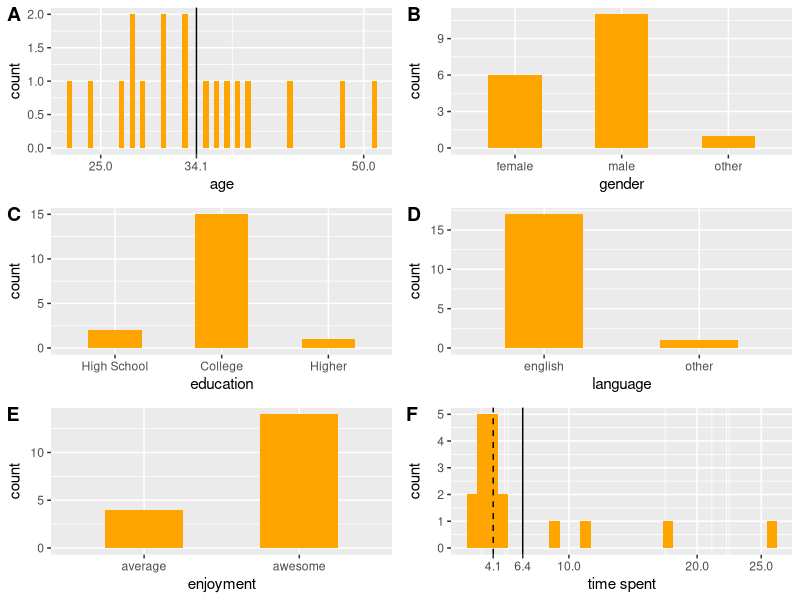
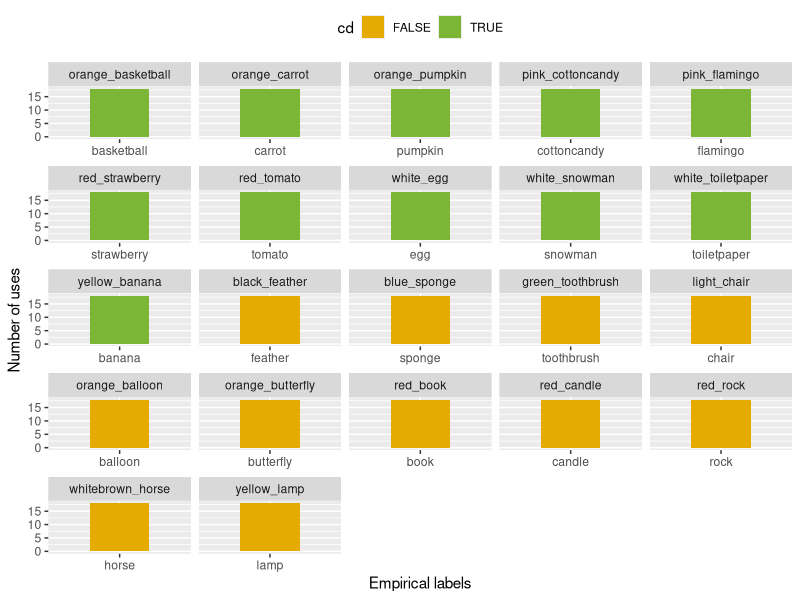
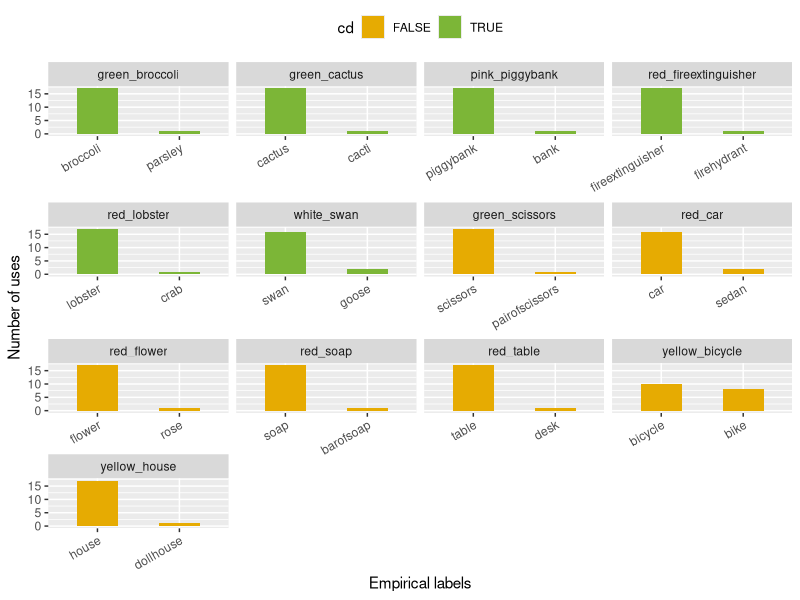
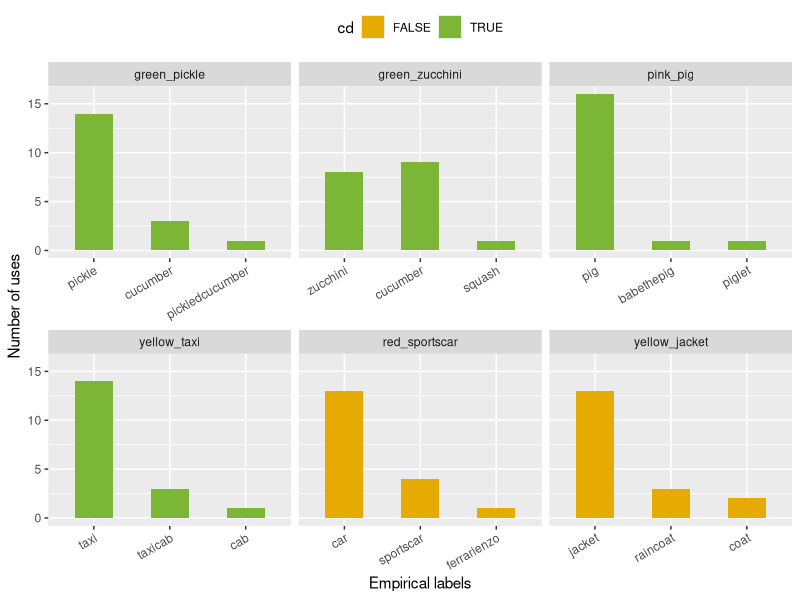
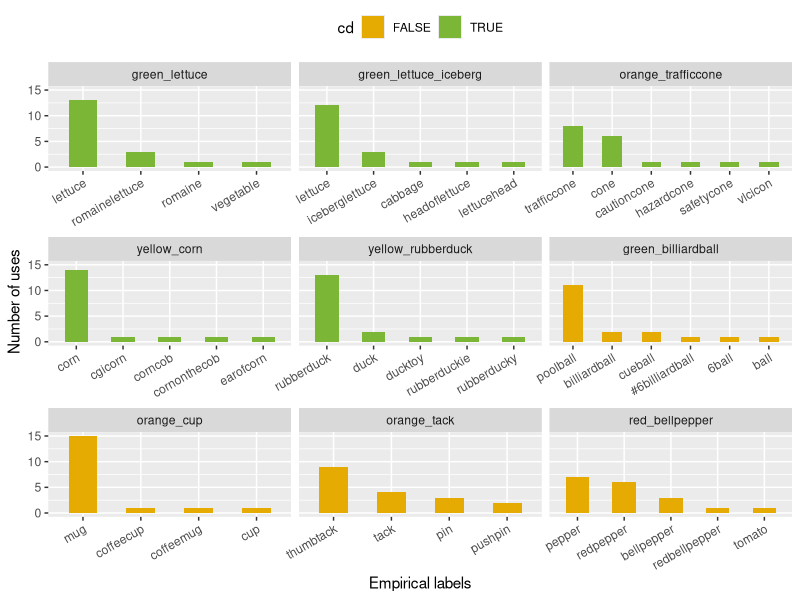
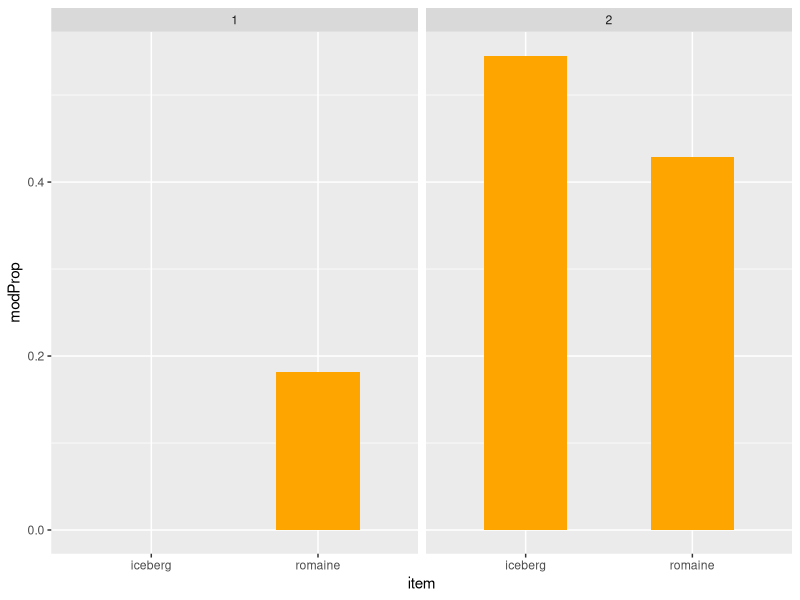

Here is the R script that generated these plots, in order:
## ---- chunk 1
knitr::opts_chunk$set(echo = TRUE)
## ---- chunk 2
library(cowplot)
library(plyr)
library(tidyverse)
library(here)

df_import = read_csv(here("data","01_norming","02_main","02_ObjectNaming-norming","data.csv")) %>% 
  # exclude test
  # weird filter property that it will exclude NAs
  filter(is.na(comments) | comments != "TEST")
## ---- chunk 3

df_clean = df_import %>% 
  # exclude multiple submissions
  arrange(startTime) %>% 
  distinct(anon_worker_id,trial_number, .keep_all = TRUE) %>% 
  # exclude participants who didn't do the hit correctly or were confused (self reportedly)
  filter(HitCorrect==1)

# number of participants before exclusion (20)
length(unique(df_import$anon_worker_id))
# number of participants after exclusion (18)
length(unique(df_clean$anon_worker_id))


df = df_clean %>%
  select(item,refexp,trial_number,anon_worker_id) %>% 
  mutate_at(vars(refexp),funs(str_to_lower(.)))
## ---- chunk 4
# other info
engl_spellings = c("english", "englis", "eng")

df_subj = df_clean %>% 
  select(age,gender,education,languages,enjoyment,timeSpent,HitCorrect,comments,anon_worker_id) %>% 
  distinct() %>% 
  mutate_at(vars(languages), funs(str_to_lower(.))) %>% 
  mutate_at(vars(languages), funs(ifelse(. %in% engl_spellings, "english", .))) %>% 
  mutate(lang=ifelse(languages == "english","english","other")) %>% 
  mutate_at(vars(age), funs(as.integer(.))) %>% 
  mutate_at(vars(enjoyment), 
            funs(ifelse(.==1,"average",
                        ifelse(.==2,"awesome","other")))) %>% 
  mutate(edu = ifelse(str_detect(education,"high_school"),"High School",
                      ifelse(str_detect(education,"college"),"College","Higher"))) %>% 
  mutate_at(vars(edu), funs(fct_relevel(.,"High School", "College", "Higher")))


mean_age = round(mean(df_subj$age),digits = 1)
p_age = ggplot(df_subj,aes(x=age)) +
  geom_bar(width = .5,
           fill = "orange") +
  geom_vline(xintercept= mean_age) +
  scale_x_continuous(breaks=c(25,50,75,mean_age))

p_gen = ggplot(df_subj,aes(x=gender)) +
  geom_bar(width = .5,
           fill = "orange")

p_edu = ggplot(df_subj,aes(x=edu)) +
  geom_bar(width = .5,
           fill = "orange") +
  xlab("education")
  # theme(axis.text.x = element_text(angle = 25, hjust = 1))

p_lang = ggplot(df_subj,aes(x=lang)) +
  geom_bar(width = .5,
           fill = "orange") +
  xlab("language")
  # theme(axis.text.x = element_text(angle=45,hjust=1))

p_enj = ggplot(df_subj,aes(x=enjoyment)) +
  geom_bar(width = .5,
           fill = "orange")

mean_time = round(mean(df_subj$timeSpent), digits = 1)
# mean_time_nooutliers = round(
#   mean(
#     df_subj[df_subj$timeSpent <= (mean_time + sd(df_subj$timeSpent)),]$timeSpent
#   ), digits = 1)
median_time = round(median(df_subj$timeSpent), digits = 1)
p_time = ggplot(df_subj,aes(x=timeSpent)) +
  geom_histogram(fill = "orange") +
  geom_vline(xintercept=mean_time) +
  geom_vline(xintercept=median_time,linetype="dashed") +
  scale_x_continuous(breaks=c(median_time,mean_time,floor(0),floor(10),floor(25),floor(20))) +
  xlab("time spent")

plot_grid(p_age,p_gen,p_edu,p_lang,p_enj,p_time, labels = "AUTO", ncol = 2, align = 'v')

# unique(df_subj$comments)

## ---- chunk 5

cd_list = c("green_broccoli",
	"green_cactus",
	"green_lettuce_iceberg",
	"green_lettuce",
	"green_pickle",
	"green_zucchini",
	"orange_basketball",
	"orange_carrot",
	"orange_pumpkin",
	"orange_trafficcone",
	"pink_cottoncandy",
	"pink_flamingo",
	"pink_pig",
	"pink_piggybank",
	"red_fireextinguisher",
	"red_lobster",
	"red_strawberry",
	"red_tomato",
	"white_egg",
	"white_snowman",
	"white_swan",
	"white_toiletpaper",
	"yellow_banana",
	"yellow_corn",
	"yellow_rubberduck",
	"yellow_taxi")

df_levels = df %>% 
  # spaces aren't really relevant for us, so get rid of them
  mutate_at(vars(refexp),funs(str_replace_all(.," ",""))) %>% 
  # identify presumably color diagnostic object
  mutate(cd = ifelse(item %in% cd_list, T, F)) %>% 
  # correct misspellings
  mutate(refexp_corrected = case_when(
    refexp == "carott"  ~ "carrot",
    refexp == "butterly" ~ "butterfly",
    (refexp == "ballon" | refexp == "baloon") ~ "balloon",
    refexp == "bikr" ~ "bike",
    refexp == "houes" ~ "house",
    (refexp == "brocoli" | refexp == "brocolli") ~ "broccoli",
    (refexp == "cukecumber" | refexp == "cucuumber") ~ "cucumber",
    (refexp == "zuccini" | refexp == "zuchinni") ~ "zucchini",
    (refexp == "fireextenishier" | refexp == "fireextigusher") ~ "fireextinguisher",
    refexp == "tax" ~ "taxi",
    refexp == "billardball" ~ "billiardball",
    TRUE ~ refexp
  )) %>% 
  group_by(item) %>% 
  # compute number of different labels used per item
  mutate(levels = sum(length(unique(refexp_corrected)))) %>% 
  ungroup() %>% 
  group_by(item,refexp_corrected) %>% 
  # determine how often one specific label was used
  mutate(max = n()) %>% 
  ungroup()

df_level1 = df_levels %>% 
  filter(levels==1)

df_level2 = df_levels %>% 
  filter(levels==2)

df_level3 = df_levels %>% 
  filter(levels==3)

df_levelgreater3 = df_levels %>% 
  filter(levels>3)

plot_dfsubset = function(df_subset, label_angle, label_hjust){
  ggplot(df_subset, aes(x=reorder(refexp_corrected,-max), fill=cd)) +
    facet_wrap(vars(reorder(item,-cd)), 
               scale="free_x") +
    geom_bar(stat = "count",
             width = .5) +
    theme(axis.text.x = element_text(angle = label_angle, hjust = label_hjust)) +
    scale_fill_manual(values=c("#E6AB02", "#7CB637")) +
    theme(legend.position = "top") +
    xlab("Empirical labels") +
    ylab("Number of uses")
}
## ---- chunk 6
plot_dfsubset(df_level1,0,0.5)
## ---- chunk 7
plot_dfsubset(df_level2,30,1)
## ---- chunk 8
plot_dfsubset(df_level3,30,1)
## ---- chunk 9
plot_dfsubset(df_levelgreater3,30,1)
## ---- chunk 10
df_lettuce = df %>% 
  filter(str_detect(item, "lettuce")) %>% 
  mutate(modified = ifelse(refexp == "lettuce", F, T)) %>% 
  group_by(anon_worker_id) %>% 
  mutate(trial = ifelse(trial_number == min(trial_number), 1, 2)) %>% 
  ungroup() %>% 
  group_by(trial,item) %>% 
  summarize(modProp = sum(modified)/n()) %>% 
  ungroup() %>% 
  mutate(item = mapvalues(item, from=c("green_lettuce","green_lettuce_iceberg"), to=c("romaine","iceberg")))

ggplot(df_lettuce, aes(x=item,y=modProp)) +
  geom_bar(stat = "identity",
           width = .5,
           fill = "orange",
           position = "dodge") +
  facet_wrap(vars(trial))

df[df$item=="green_lettuce_iceberg" & df$refexp != "lettuce", c("refexp","trial_number","item","anon_worker_id")]
df[df$item=="green_lettuce" & df$refexp != "lettuce", c("refexp","trial_number","item","anon_worker_id")]
